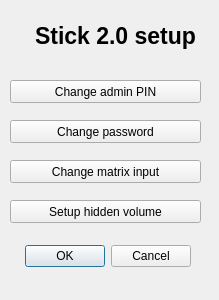
<?xml version="1.0" encoding="UTF-8"?>
<ui version="4.0">
 <class>Stick20Setup</class>
 <widget class="QDialog" name="Stick20Setup">
  <property name="geometry">
   <rect>
    <x>0</x>
    <y>0</y>
    <width>219</width>
    <height>300</height>
   </rect>
  </property>
  <property name="windowTitle">
   <string>Dialog</string>
  </property>
  <property name="windowIcon">
   <iconset resource="../resources.qrc">
    <normaloff>:/images/CS_icon.png</normaloff>:/images/CS_icon.png</iconset>
  </property>
  <widget class="QDialogButtonBox" name="buttonBox">
   <property name="geometry">
    <rect>
     <x>-140</x>
     <y>240</y>
     <width>331</width>
     <height>32</height>
    </rect>
   </property>
   <property name="orientation">
    <enum>Qt::Horizontal</enum>
   </property>
   <property name="standardButtons">
    <set>QDialogButtonBox::Cancel|QDialogButtonBox::Ok</set>
   </property>
  </widget>
  <widget class="QLabel" name="label">
   <property name="geometry">
    <rect>
     <x>0</x>
     <y>20</y>
     <width>231</width>
     <height>31</height>
    </rect>
   </property>
   <property name="font">
    <font>
     <pointsize>17</pointsize>
     <weight>75</weight>
     <bold>true</bold>
    </font>
   </property>
   <property name="text">
    <string>Stick 2.0 setup</string>
   </property>
   <property name="alignment">
    <set>Qt::AlignCenter</set>
   </property>
  </widget>
  <widget class="QPushButton" name="pushButton_Change_AdminPW">
   <property name="geometry">
    <rect>
     <x>10</x>
     <y>80</y>
     <width>191</width>
     <height>23</height>
    </rect>
   </property>
   <property name="text">
    <string>Change admin PIN</string>
   </property>
  </widget>
  <widget class="QPushButton" name="pushButton_Ch_PW">
   <property name="geometry">
    <rect>
     <x>10</x>
     <y>120</y>
     <width>191</width>
     <height>23</height>
    </rect>
   </property>
   <property name="text">
    <string>Change password</string>
   </property>
  </widget>
  <widget class="QPushButton" name="pushButton_Ch_Mat_APW">
   <property name="geometry">
    <rect>
     <x>10</x>
     <y>160</y>
     <width>191</width>
     <height>23</height>
    </rect>
   </property>
   <property name="text">
    <string>Change matrix input</string>
   </property>
  </widget>
  <widget class="QPushButton" name="pushButton_Ch_HiddenVol">
   <property name="geometry">
    <rect>
     <x>10</x>
     <y>200</y>
     <width>191</width>
     <height>23</height>
    </rect>
   </property>
   <property name="text">
    <string>Setup hidden volume</string>
   </property>
  </widget>
 </widget>
 <resources>
  <include location="../resources.qrc"/>
 </resources>
 <connections>
  <connection>
   <sender>buttonBox</sender>
   <signal>accepted()</signal>
   <receiver>Stick20Setup</receiver>
   <slot>accept()</slot>
   <hints>
    <hint type="sourcelabel">
     <x>248</x>
     <y>254</y>
    </hint>
    <hint type="destinationlabel">
     <x>157</x>
     <y>274</y>
    </hint>
   </hints>
  </connection>
  <connection>
   <sender>buttonBox</sender>
   <signal>rejected()</signal>
   <receiver>Stick20Setup</receiver>
   <slot>reject()</slot>
   <hints>
    <hint type="sourcelabel">
     <x>316</x>
     <y>260</y>
    </hint>
    <hint type="destinationlabel">
     <x>286</x>
     <y>274</y>
    </hint>
   </hints>
  </connection>
  <connection>
   <sender>pushButton_Ch_Mat_APW</sender>
   <signal>clicked()</signal>
   <receiver>Stick20Setup</receiver>
   <slot>accept()</slot>
   <hints>
    <hint type="sourcelabel">
     <x>110</x>
     <y>171</y>
    </hint>
    <hint type="destinationlabel">
     <x>109</x>
     <y>149</y>
    </hint>
   </hints>
  </connection>
 </connections>
</ui>
